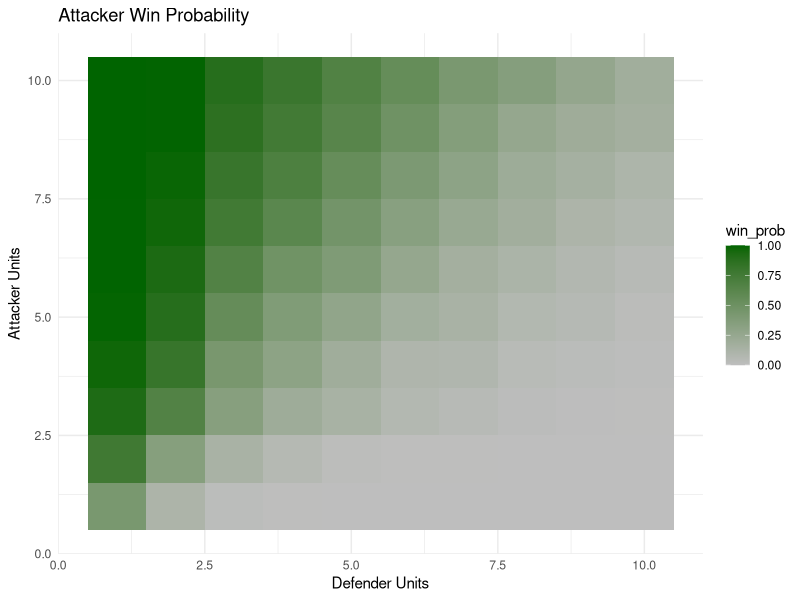
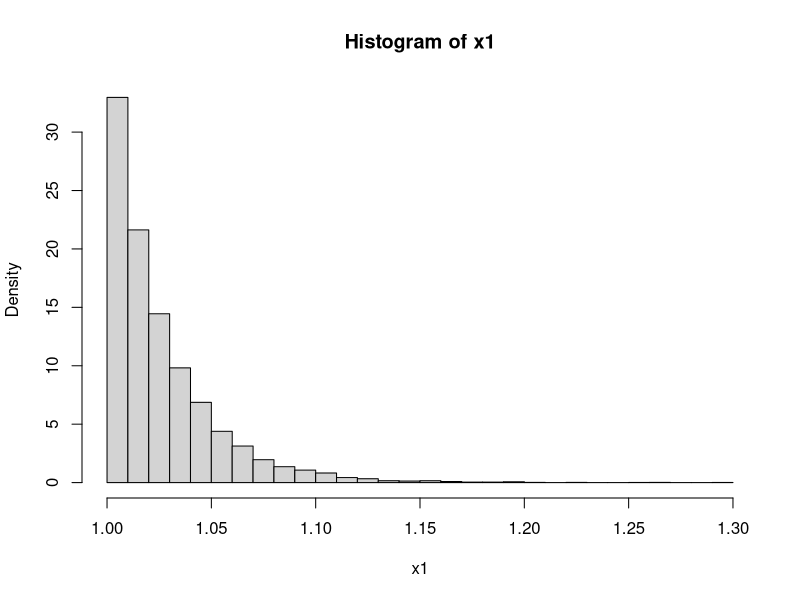
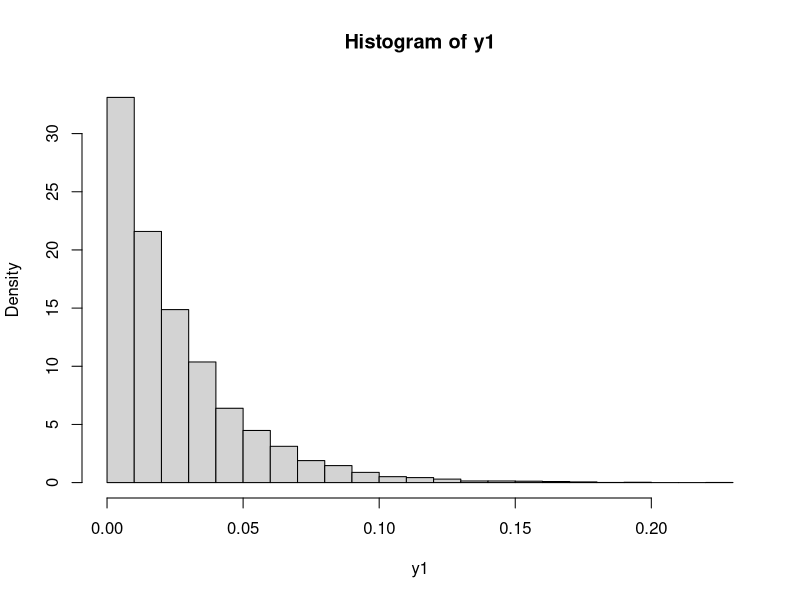

The R source for these figures, in order:
## ---- chunk 1

## ---- chunk 2
library(ggplot2)

set.seed(123)
combat_round <- function(att_units,def_units,sim=10000) {
  Results = rep(NA,sim)
  AS<-att_units
  DS<-def_units
  for(i in 1:sim){
    while(def_units>0 & att_units>0){
      Dnum <- sort(sample(1:6, min(def_units,3),replace = TRUE),decreasing = T)
      Anum <- sort(sample(1:6, min(att_units,3),replace = TRUE),decreasing = T)
      for (j in 1:min(length(Dnum),length(Anum))){
        if(Anum[j]>Dnum[j]){
          def_units<-def_units-1
        }
        else{
          att_units<-att_units-1
        }
      }
    }
    Results[i]<- ifelse(att_units>0,1,0)
    att_units<-AS
    def_units<-DS
  }
  return(mean(Results))
}

prob_att_win <- function(){
  res<-sapply(1:10, function(x) {
  sapply(1:10, function(y) {
    combat_round(y,x,1000)
    })
  })
  return(res)
}
# Print the result
#print(result)


att_prob<- data.frame(
  attacker_unit<- rep(1:10,10),
  defender_unit<- rep(1:10,each= 10),
  win_prob<- as.vector(prob_att_win())
)


#go through outer 
ggplot(att_prob,aes(x=defender_unit,y=attacker_unit,fill=win_prob))+
  geom_tile()+
  scale_fill_gradient(low="grey",high="darkgreen")+
  labs(title = "Attacker Win Probability",x="Defender Units",y="Attacker Units")+
  theme_minimal()



print(combat_round(def_units=1,att_units=2,sim=10000))
## ---- chunk 3
#sampler for Pareto
xsampler<- function(n, gamma){
  u<- runif(n)
  1/((1-u)^(1/gamma))
}

#sampler for exponential
ysampler<- function(n,gamma){
  x<- xsampler(n,gamma)
  y<- log(x)
  return(y)
}

x1=xsampler(10000,40)
y1=ysampler(10000,40)
hist(x1,breaks = 30, freq=F)
hist(y1,breaks = 30, freq=F)
